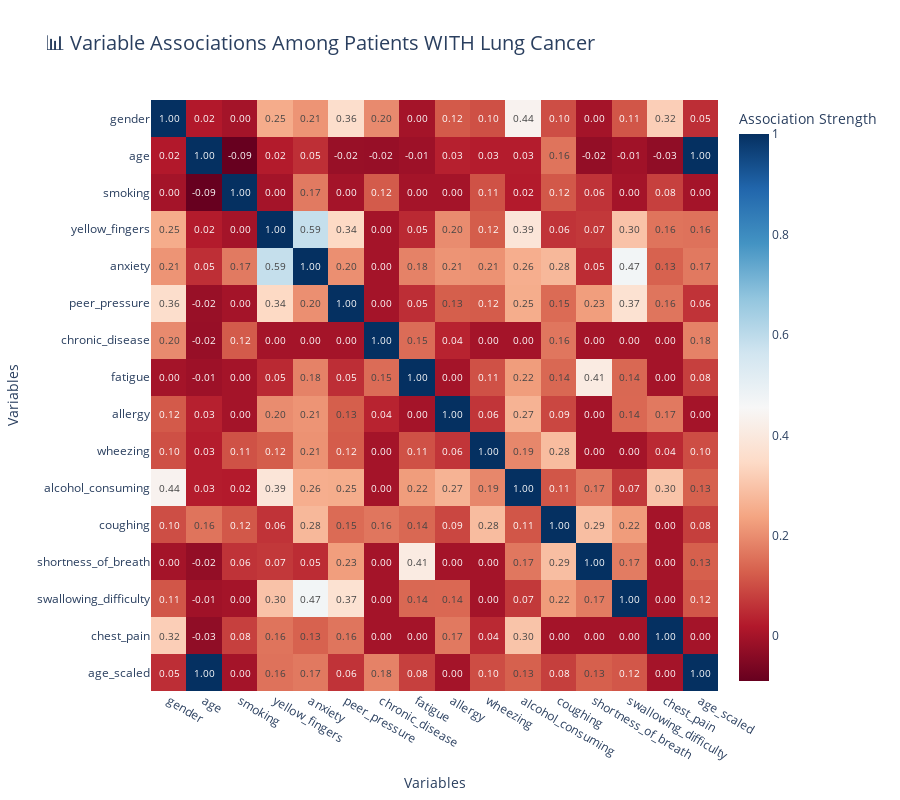

This figure's notebook cell:
### Code cell
import pandas as pd
import numpy as np
import scipy.stats as ss
import plotly.express as px

# ============================
# Funciones de asociación
# ============================

def cramers_v(x, y):
    """Cramér's V para variables categóricas"""
    confusion_matrix = pd.crosstab(x, y)
    chi2 = ss.chi2_contingency(confusion_matrix)[0]
    n = confusion_matrix.sum().sum()
    phi2 = chi2 / n
    r, k = confusion_matrix.shape
    phi2corr = max(0, phi2 - (k-1)*(r-1)/(n-1))    
    rcorr = r - (r-1)**2/(n-1)
    kcorr = k - (k-1)**2/(n-1)
    return np.sqrt(phi2corr / min((kcorr-1), (rcorr-1)))

def point_biserial(x, y):
    """Correlación punto-biserial (num vs binaria)"""
    try:
        return ss.pointbiserialr(x, y)[0]
    except:
        return np.nan

def pearson_corr(x, y):
    """Correlación Pearson para numéricas"""
    try:
        return ss.pearsonr(x, y)[0]
    except:
        return np.nan

# ============================
# Construcción de matriz mixta
# ============================

def mixed_assoc(df, numerical_cols):
    cols = df.columns
    assoc_matrix = pd.DataFrame(index=cols, columns=cols, dtype=float)
    
    for i in cols:
        for j in cols:
            if i == j:
                assoc_matrix.loc[i, j] = 1.0
            else:
                xi, x_type = df[i], "num" if i in numerical_cols else "cat"
                yj, y_type = df[j], "num" if j in numerical_cols else "cat"

                if x_type == "num" and y_type == "num":
                    assoc_matrix.loc[i, j] = pearson_corr(xi, yj)
                elif x_type == "num" and y_type == "cat" and len(df[j].unique()) == 2:
                    assoc_matrix.loc[i, j] = point_biserial(xi, yj)
                elif x_type == "cat" and y_type == "num" and len(df[i].unique()) == 2:
                    assoc_matrix.loc[i, j] = point_biserial(yj, xi)
                else:
                    assoc_matrix.loc[i, j] = cramers_v(xi, yj)
    
    return assoc_matrix

# ============================
# Filtrar solo pacientes con cáncer de pulmón
# ============================

df_cancer = df[df["lung_cancer"] == 1].drop(columns=["lung_cancer"])  # quitar target
numerical_cols = ["age"]  # numéricas

# Calcular matriz de asociaciones
assoc_matrix_cancer = mixed_assoc(df_cancer, numerical_cols)

# ============================
# Visualización con Plotly
# ============================

fig = px.imshow(
    assoc_matrix_cancer.astype(float),
    text_auto=".2f",
    color_continuous_scale="RdBu",
    aspect="auto",
    title="📊 Variable Associations Among Patients WITH Lung Cancer"
)

fig.update_layout(
    title_font_size=20,
    xaxis_title="Variables",
    yaxis_title="Variables",
    height=800,
    width=900,
    coloraxis_colorbar=dict(title="Association Strength")
)

fig.show()

### Figure 1 — Plotly figure (JSON) as saved in the notebook; plotly's stock layout.template omitted (floating-point values rounded to 4 significant figures; data arrays with more than 128 entries replaced by an {"elided": "..."} marker saying what was removed)
{"data": [{"coloraxis": "coloraxis", "hovertemplate": "x: %{x}<br>y: %{y}<br>color: %{z}<extra></extra>", "name": "0", "texttemplate": "%{z:.2f}", "type": "heatmap", "x": ["gender", "age", "smoking", "yellow_fingers", "anxiety", "peer_pressure", "chronic_disease", "fatigue", "allergy", "wheezing", "alcohol_consuming", "coughing", "shortness_of_breath", "swallowing_difficulty", "chest_pain", "age_scaled"], "xaxis": "x", "y": ["gender", "age", "smoking", "yellow_fingers", "anxiety", "peer_pressure", "chronic_disease", "fatigue", "allergy", "wheezing", "alcohol_consuming", "coughing", "shortness_of_breath", "swallowing_difficulty", "chest_pain", "age_scaled"], "yaxis": "y", "z": {"elided": "16x16 float values"}}], "layout": {"coloraxis": {"colorbar": {"title": {"text": "Association Strength"}}, "colorscale": [[0, "rgb(103,0,31)"], [0.1, "rgb(178,24,43)"], [0.2, "rgb(214,96,77)"], [0.3, "rgb(244,165,130)"], [0.4, "rgb(253,219,199)"], [0.5, "rgb(247,247,247)"], [0.6, "rgb(209,229,240)"], [0.7, "rgb(146,197,222)"], [0.8, "rgb(67,147,195)"], [0.9, "rgb(33,102,172)"], [1, "rgb(5,48,97)"]]}, "height": 800, "title": {"font": {"size": 20}, "text": "📊 Variable Associations Among Patients WITH Lung Cancer"}, "width": 900, "xaxis": {"anchor": "y", "domain": [0, 1], "title": {"text": "Variables"}}, "yaxis": {"anchor": "x", "autorange": "reversed", "domain": [0, 1], "title": {"text": "Variables"}}}}
